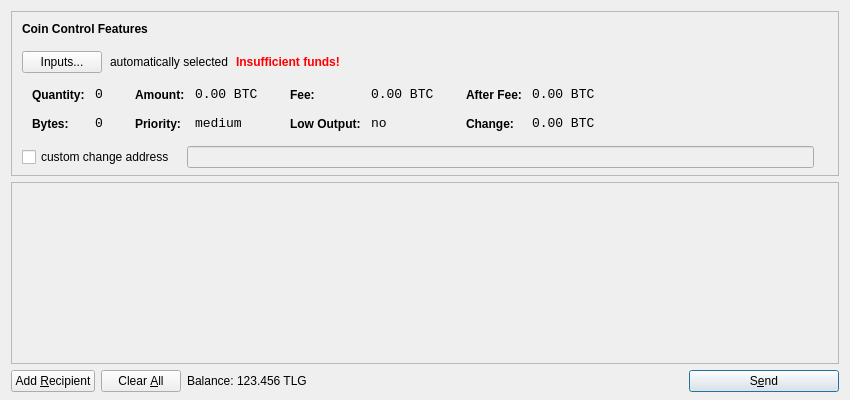
<?xml version="1.0" encoding="UTF-8"?>
<ui version="4.0">
 <class>SendCoinsDialog</class>
 <widget class="QDialog" name="SendCoinsDialog">
  <property name="geometry">
   <rect>
    <x>0</x>
    <y>0</y>
    <width>850</width>
    <height>400</height>
   </rect>
  </property>
  <property name="windowTitle">
   <string>Send Coins</string>
  </property>
  <layout class="QVBoxLayout" name="verticalLayout" stretch="0,1,0">
   <property name="bottomMargin">
    <number>8</number>
   </property>
   <item>
    <widget class="QFrame" name="frameCoinControl">
     <property name="sizePolicy">
      <sizepolicy hsizetype="Expanding" vsizetype="Expanding">
       <horstretch>0</horstretch>
       <verstretch>0</verstretch>
      </sizepolicy>
     </property>
     <property name="maximumSize">
      <size>
       <width>16777215</width>
       <height>16777215</height>
      </size>
     </property>
     <property name="frameShape">
      <enum>QFrame::StyledPanel</enum>
     </property>
     <property name="frameShadow">
      <enum>QFrame::Sunken</enum>
     </property>
     <layout class="QVBoxLayout" name="verticalLayoutCoinControl2">
      <property name="spacing">
       <number>-1</number>
      </property>
      <property name="leftMargin">
       <number>0</number>
      </property>
      <property name="topMargin">
       <number>0</number>
      </property>
      <property name="rightMargin">
       <number>0</number>
      </property>
      <property name="bottomMargin">
       <number>6</number>
      </property>
      <item>
       <layout class="QVBoxLayout" name="verticalLayoutCoinControl" stretch="0,0,0,0,1">
        <property name="spacing">
         <number>0</number>
        </property>
        <property name="leftMargin">
         <number>10</number>
        </property>
        <property name="topMargin">
         <number>10</number>
        </property>
        <item>
         <layout class="QHBoxLayout" name="horizontalLayoutCoinControl1">
          <property name="bottomMargin">
           <number>15</number>
          </property>
          <item>
           <widget class="QLabel" name="labelCoinControlFeatures">
            <property name="sizePolicy">
             <sizepolicy hsizetype="Preferred" vsizetype="Maximum">
              <horstretch>0</horstretch>
              <verstretch>0</verstretch>
             </sizepolicy>
            </property>
            <property name="font">
             <font>
              <weight>75</weight>
              <bold>true</bold>
             </font>
            </property>
            <property name="styleSheet">
             <string notr="true">font-weight:bold;</string>
            </property>
            <property name="text">
             <string>Coin Control Features</string>
            </property>
           </widget>
          </item>
         </layout>
        </item>
        <item>
         <layout class="QHBoxLayout" name="horizontalLayoutCoinControl2" stretch="0,0,0,0">
          <property name="spacing">
           <number>8</number>
          </property>
          <property name="bottomMargin">
           <number>10</number>
          </property>
          <item>
           <widget class="QPushButton" name="pushButtonCoinControl">
            <property name="styleSheet">
             <string notr="true"/>
            </property>
            <property name="text">
             <string>Inputs...</string>
            </property>
           </widget>
          </item>
          <item>
           <widget class="QLabel" name="labelCoinControlAutomaticallySelected">
            <property name="text">
             <string>automatically selected</string>
            </property>
            <property name="margin">
             <number>5</number>
            </property>
           </widget>
          </item>
          <item>
           <widget class="QLabel" name="labelCoinControlInsuffFunds">
            <property name="font">
             <font>
              <weight>75</weight>
              <bold>true</bold>
             </font>
            </property>
            <property name="styleSheet">
             <string notr="true">color:red;font-weight:bold;</string>
            </property>
            <property name="text">
             <string>Insufficient funds!</string>
            </property>
            <property name="margin">
             <number>5</number>
            </property>
           </widget>
          </item>
          <item>
           <spacer name="horizontalSpacerCoinControl">
            <property name="orientation">
             <enum>Qt::Horizontal</enum>
            </property>
            <property name="sizeHint" stdset="0">
             <size>
              <width>40</width>
              <height>1</height>
             </size>
            </property>
           </spacer>
          </item>
         </layout>
        </item>
        <item>
         <widget class="QWidget" name="widgetCoinControl" native="true">
          <property name="sizePolicy">
           <sizepolicy hsizetype="Preferred" vsizetype="Preferred">
            <horstretch>0</horstretch>
            <verstretch>0</verstretch>
           </sizepolicy>
          </property>
          <property name="minimumSize">
           <size>
            <width>0</width>
            <height>0</height>
           </size>
          </property>
          <property name="styleSheet">
           <string notr="true"/>
          </property>
          <layout class="QHBoxLayout" name="horizontalLayoutCoinControl5">
           <property name="margin">
            <number>0</number>
           </property>
           <item>
            <layout class="QHBoxLayout" name="horizontalLayoutCoinControl3" stretch="0,0,0,1">
             <property name="spacing">
              <number>20</number>
             </property>
             <property name="topMargin">
              <number>0</number>
             </property>
             <property name="bottomMargin">
              <number>10</number>
             </property>
             <item>
              <layout class="QFormLayout" name="formLayoutCoinControl1">
               <property name="horizontalSpacing">
                <number>10</number>
               </property>
               <property name="verticalSpacing">
                <number>14</number>
               </property>
               <property name="leftMargin">
                <number>10</number>
               </property>
               <property name="topMargin">
                <number>4</number>
               </property>
               <property name="rightMargin">
                <number>6</number>
               </property>
               <item row="0" column="0">
                <widget class="QLabel" name="labelCoinControlQuantityText">
                 <property name="styleSheet">
                  <string notr="true">font-weight:bold;</string>
                 </property>
                 <property name="text">
                  <string>Quantity:</string>
                 </property>
                 <property name="margin">
                  <number>0</number>
                 </property>
                </widget>
               </item>
               <item row="0" column="1">
                <widget class="QLabel" name="labelCoinControlQuantity">
                 <property name="font">
                  <font>
                   <family>Monospace</family>
                   <pointsize>10</pointsize>
                  </font>
                 </property>
                 <property name="cursor">
                  <cursorShape>IBeamCursor</cursorShape>
                 </property>
                 <property name="contextMenuPolicy">
                  <enum>Qt::ActionsContextMenu</enum>
                 </property>
                 <property name="text">
                  <string notr="true">0</string>
                 </property>
                 <property name="margin">
                  <number>0</number>
                 </property>
                 <property name="textInteractionFlags">
                  <set>Qt::LinksAccessibleByMouse|Qt::TextSelectableByKeyboard|Qt::TextSelectableByMouse</set>
                 </property>
                </widget>
               </item>
               <item row="1" column="0">
                <widget class="QLabel" name="labelCoinControlBytesText">
                 <property name="styleSheet">
                  <string notr="true">font-weight:bold;</string>
                 </property>
                 <property name="text">
                  <string>Bytes:</string>
                 </property>
                </widget>
               </item>
               <item row="1" column="1">
                <widget class="QLabel" name="labelCoinControlBytes">
                 <property name="font">
                  <font>
                   <family>Monospace</family>
                   <pointsize>10</pointsize>
                  </font>
                 </property>
                 <property name="cursor">
                  <cursorShape>IBeamCursor</cursorShape>
                 </property>
                 <property name="contextMenuPolicy">
                  <enum>Qt::ActionsContextMenu</enum>
                 </property>
                 <property name="text">
                  <string notr="true">0</string>
                 </property>
                 <property name="textInteractionFlags">
                  <set>Qt::LinksAccessibleByMouse|Qt::TextSelectableByKeyboard|Qt::TextSelectableByMouse</set>
                 </property>
                </widget>
               </item>
              </layout>
             </item>
             <item>
              <layout class="QFormLayout" name="formLayoutCoinControl2">
               <property name="horizontalSpacing">
                <number>10</number>
               </property>
               <property name="verticalSpacing">
                <number>14</number>
               </property>
               <property name="leftMargin">
                <number>6</number>
               </property>
               <property name="topMargin">
                <number>4</number>
               </property>
               <property name="rightMargin">
                <number>6</number>
               </property>
               <item row="0" column="0">
                <widget class="QLabel" name="labelCoinControlAmountText">
                 <property name="styleSheet">
                  <string notr="true">font-weight:bold;</string>
                 </property>
                 <property name="text">
                  <string>Amount:</string>
                 </property>
                 <property name="margin">
                  <number>0</number>
                 </property>
                </widget>
               </item>
               <item row="0" column="1">
                <widget class="QLabel" name="labelCoinControlAmount">
                 <property name="font">
                  <font>
                   <family>Monospace</family>
                   <pointsize>10</pointsize>
                  </font>
                 </property>
                 <property name="cursor">
                  <cursorShape>IBeamCursor</cursorShape>
                 </property>
                 <property name="contextMenuPolicy">
                  <enum>Qt::ActionsContextMenu</enum>
                 </property>
                 <property name="text">
                  <string notr="true">0.00 BTC</string>
                 </property>
                 <property name="textInteractionFlags">
                  <set>Qt::LinksAccessibleByMouse|Qt::TextSelectableByKeyboard|Qt::TextSelectableByMouse</set>
                 </property>
                </widget>
               </item>
               <item row="1" column="0">
                <widget class="QLabel" name="labelCoinControlPriorityText">
                 <property name="styleSheet">
                  <string notr="true">font-weight:bold;</string>
                 </property>
                 <property name="text">
                  <string>Priority:</string>
                 </property>
                </widget>
               </item>
               <item row="1" column="1">
                <widget class="QLabel" name="labelCoinControlPriority">
                 <property name="font">
                  <font>
                   <family>Monospace</family>
                   <pointsize>10</pointsize>
                  </font>
                 </property>
                 <property name="cursor">
                  <cursorShape>IBeamCursor</cursorShape>
                 </property>
                 <property name="contextMenuPolicy">
                  <enum>Qt::ActionsContextMenu</enum>
                 </property>
                 <property name="text">
                  <string>medium</string>
                 </property>
                 <property name="textInteractionFlags">
                  <set>Qt::LinksAccessibleByMouse|Qt::TextSelectableByKeyboard|Qt::TextSelectableByMouse</set>
                 </property>
                </widget>
               </item>
              </layout>
             </item>
             <item>
              <layout class="QFormLayout" name="formLayoutCoinControl3">
               <property name="horizontalSpacing">
                <number>10</number>
               </property>
               <property name="verticalSpacing">
                <number>14</number>
               </property>
               <property name="leftMargin">
                <number>6</number>
               </property>
               <property name="topMargin">
                <number>4</number>
               </property>
               <property name="rightMargin">
                <number>6</number>
               </property>
               <item row="0" column="0">
                <widget class="QLabel" name="labelCoinControlFeeText">
                 <property name="styleSheet">
                  <string notr="true">font-weight:bold;</string>
                 </property>
                 <property name="text">
                  <string>Fee:</string>
                 </property>
                 <property name="margin">
                  <number>0</number>
                 </property>
                </widget>
               </item>
               <item row="0" column="1">
                <widget class="QLabel" name="labelCoinControlFee">
                 <property name="font">
                  <font>
                   <family>Monospace</family>
                   <pointsize>10</pointsize>
                  </font>
                 </property>
                 <property name="cursor">
                  <cursorShape>IBeamCursor</cursorShape>
                 </property>
                 <property name="contextMenuPolicy">
                  <enum>Qt::ActionsContextMenu</enum>
                 </property>
                 <property name="text">
                  <string notr="true">0.00 BTC</string>
                 </property>
                 <property name="textInteractionFlags">
                  <set>Qt::LinksAccessibleByMouse|Qt::TextSelectableByKeyboard|Qt::TextSelectableByMouse</set>
                 </property>
                </widget>
               </item>
               <item row="1" column="0">
                <widget class="QLabel" name="labelCoinControlLowOutputText">
                 <property name="styleSheet">
                  <string notr="true">font-weight:bold;</string>
                 </property>
                 <property name="text">
                  <string>Low Output:</string>
                 </property>
                </widget>
               </item>
               <item row="1" column="1">
                <widget class="QLabel" name="labelCoinControlLowOutput">
                 <property name="font">
                  <font>
                   <family>Monospace</family>
                   <pointsize>10</pointsize>
                  </font>
                 </property>
                 <property name="cursor">
                  <cursorShape>IBeamCursor</cursorShape>
                 </property>
                 <property name="contextMenuPolicy">
                  <enum>Qt::ActionsContextMenu</enum>
                 </property>
                 <property name="text">
                  <string>no</string>
                 </property>
                 <property name="textInteractionFlags">
                  <set>Qt::LinksAccessibleByMouse|Qt::TextSelectableByKeyboard|Qt::TextSelectableByMouse</set>
                 </property>
                </widget>
               </item>
              </layout>
             </item>
             <item>
              <layout class="QFormLayout" name="formLayoutCoinControl4">
               <property name="horizontalSpacing">
                <number>10</number>
               </property>
               <property name="verticalSpacing">
                <number>14</number>
               </property>
               <property name="leftMargin">
                <number>6</number>
               </property>
               <property name="topMargin">
                <number>4</number>
               </property>
               <property name="rightMargin">
                <number>6</number>
               </property>
               <item row="0" column="0">
                <widget class="QLabel" name="labelCoinControlAfterFeeText">
                 <property name="styleSheet">
                  <string notr="true">font-weight:bold;</string>
                 </property>
                 <property name="text">
                  <string>After Fee:</string>
                 </property>
                 <property name="margin">
                  <number>0</number>
                 </property>
                </widget>
               </item>
               <item row="0" column="1">
                <widget class="QLabel" name="labelCoinControlAfterFee">
                 <property name="font">
                  <font>
                   <family>Monospace</family>
                   <pointsize>10</pointsize>
                  </font>
                 </property>
                 <property name="cursor">
                  <cursorShape>IBeamCursor</cursorShape>
                 </property>
                 <property name="contextMenuPolicy">
                  <enum>Qt::ActionsContextMenu</enum>
                 </property>
                 <property name="text">
                  <string notr="true">0.00 BTC</string>
                 </property>
                 <property name="textInteractionFlags">
                  <set>Qt::LinksAccessibleByMouse|Qt::TextSelectableByKeyboard|Qt::TextSelectableByMouse</set>
                 </property>
                </widget>
               </item>
               <item row="1" column="0">
                <widget class="QLabel" name="labelCoinControlChangeText">
                 <property name="styleSheet">
                  <string notr="true">font-weight:bold;</string>
                 </property>
                 <property name="text">
                  <string>Change:</string>
                 </property>
                </widget>
               </item>
               <item row="1" column="1">
                <widget class="QLabel" name="labelCoinControlChange">
                 <property name="font">
                  <font>
                   <family>Monospace</family>
                   <pointsize>10</pointsize>
                  </font>
                 </property>
                 <property name="cursor">
                  <cursorShape>IBeamCursor</cursorShape>
                 </property>
                 <property name="contextMenuPolicy">
                  <enum>Qt::ActionsContextMenu</enum>
                 </property>
                 <property name="text">
                  <string notr="true">0.00 BTC</string>
                 </property>
                 <property name="textInteractionFlags">
                  <set>Qt::LinksAccessibleByMouse|Qt::TextSelectableByKeyboard|Qt::TextSelectableByMouse</set>
                 </property>
                </widget>
               </item>
              </layout>
             </item>
            </layout>
           </item>
          </layout>
         </widget>
        </item>
        <item>
         <layout class="QHBoxLayout" name="horizontalLayoutCoinControl4" stretch="0,0,0">
          <property name="spacing">
           <number>12</number>
          </property>
          <property name="sizeConstraint">
           <enum>QLayout::SetDefaultConstraint</enum>
          </property>
          <property name="topMargin">
           <number>5</number>
          </property>
          <property name="rightMargin">
           <number>5</number>
          </property>
          <item>
           <widget class="QCheckBox" name="checkBoxCoinControlChange">
            <property name="text">
             <string>custom change address</string>
            </property>
           </widget>
          </item>
          <item>
           <widget class="QLineEdit" name="lineEditCoinControlChange">
            <property name="enabled">
             <bool>false</bool>
            </property>
            <property name="sizePolicy">
             <sizepolicy hsizetype="Expanding" vsizetype="Fixed">
              <horstretch>0</horstretch>
              <verstretch>0</verstretch>
             </sizepolicy>
            </property>
           </widget>
          </item>
          <item>
           <widget class="QLabel" name="labelCoinControlChangeLabel">
            <property name="sizePolicy">
             <sizepolicy hsizetype="Preferred" vsizetype="Expanding">
              <horstretch>0</horstretch>
              <verstretch>0</verstretch>
             </sizepolicy>
            </property>
            <property name="minimumSize">
             <size>
              <width>0</width>
              <height>0</height>
             </size>
            </property>
            <property name="text">
             <string/>
            </property>
            <property name="margin">
             <number>3</number>
            </property>
           </widget>
          </item>
         </layout>
        </item>
        <item>
         <spacer name="verticalSpacerCoinControl">
          <property name="orientation">
           <enum>Qt::Vertical</enum>
          </property>
          <property name="sizeHint" stdset="0">
           <size>
            <width>800</width>
            <height>1</height>
           </size>
          </property>
         </spacer>
        </item>
       </layout>
      </item>
     </layout>
    </widget>
   </item>
   <item>
    <widget class="QScrollArea" name="scrollArea">
     <property name="widgetResizable">
      <bool>true</bool>
     </property>
     <widget class="QWidget" name="scrollAreaWidgetContents">
      <property name="geometry">
       <rect>
        <x>0</x>
        <y>0</y>
        <width>830</width>
        <height>165</height>
       </rect>
      </property>
      <layout class="QVBoxLayout" name="verticalLayout_2">
       <property name="margin">
        <number>0</number>
       </property>
       <item>
        <layout class="QVBoxLayout" name="entries">
         <property name="spacing">
          <number>6</number>
         </property>
        </layout>
       </item>
       <item>
        <spacer name="verticalSpacer">
         <property name="orientation">
          <enum>Qt::Vertical</enum>
         </property>
         <property name="sizeHint" stdset="0">
          <size>
           <width>20</width>
           <height>40</height>
          </size>
         </property>
        </spacer>
       </item>
      </layout>
     </widget>
    </widget>
   </item>
   <item>
    <layout class="QHBoxLayout" name="horizontalLayout">
     <item>
      <widget class="QPushButton" name="addButton">
       <property name="toolTip">
        <string>Send to multiple recipients at once</string>
       </property>
       <property name="text">
        <string>Add &amp;Recipient</string>
       </property>
       <property name="icon">
        <iconset resource="../bitcoin.qrc">
         <normaloff>:/icons/add</normaloff>:/icons/add</iconset>
       </property>
       <property name="autoDefault">
        <bool>false</bool>
       </property>
      </widget>
     </item>
     <item>
      <widget class="QPushButton" name="clearButton">
       <property name="sizePolicy">
        <sizepolicy hsizetype="Minimum" vsizetype="Fixed">
         <horstretch>0</horstretch>
         <verstretch>0</verstretch>
        </sizepolicy>
       </property>
       <property name="toolTip">
        <string>Remove all transaction fields</string>
       </property>
       <property name="text">
        <string>Clear &amp;All</string>
       </property>
       <property name="icon">
        <iconset resource="../bitcoin.qrc">
         <normaloff>:/icons/remove</normaloff>:/icons/remove</iconset>
       </property>
       <property name="autoRepeatDelay">
        <number>300</number>
       </property>
       <property name="autoDefault">
        <bool>false</bool>
       </property>
      </widget>
     </item>
     <item>
      <layout class="QHBoxLayout" name="horizontalLayout_2">
       <property name="spacing">
        <number>3</number>
       </property>
       <item>
        <widget class="QLabel" name="label">
         <property name="text">
          <string>Balance:</string>
         </property>
        </widget>
       </item>
       <item>
        <widget class="QLabel" name="labelBalance">
         <property name="cursor">
          <cursorShape>IBeamCursor</cursorShape>
         </property>
         <property name="text">
          <string>123.456 TLG</string>
         </property>
         <property name="textInteractionFlags">
          <set>Qt::LinksAccessibleByMouse|Qt::TextSelectableByKeyboard|Qt::TextSelectableByMouse</set>
         </property>
        </widget>
       </item>
      </layout>
     </item>
     <item>
      <spacer name="horizontalSpacer">
       <property name="orientation">
        <enum>Qt::Horizontal</enum>
       </property>
       <property name="sizeHint" stdset="0">
        <size>
         <width>40</width>
         <height>20</height>
        </size>
       </property>
      </spacer>
     </item>
     <item>
      <widget class="QPushButton" name="sendButton">
       <property name="minimumSize">
        <size>
         <width>150</width>
         <height>0</height>
        </size>
       </property>
       <property name="toolTip">
        <string>Confirm the send action</string>
       </property>
       <property name="text">
        <string>S&amp;end</string>
       </property>
       <property name="icon">
        <iconset resource="../bitcoin.qrc">
         <normaloff>:/icons/send</normaloff>:/icons/send</iconset>
       </property>
       <property name="default">
        <bool>true</bool>
       </property>
      </widget>
     </item>
    </layout>
   </item>
  </layout>
 </widget>
 <resources>
  <include location="../bitcoin.qrc"/>
 </resources>
 <connections/>
</ui>
